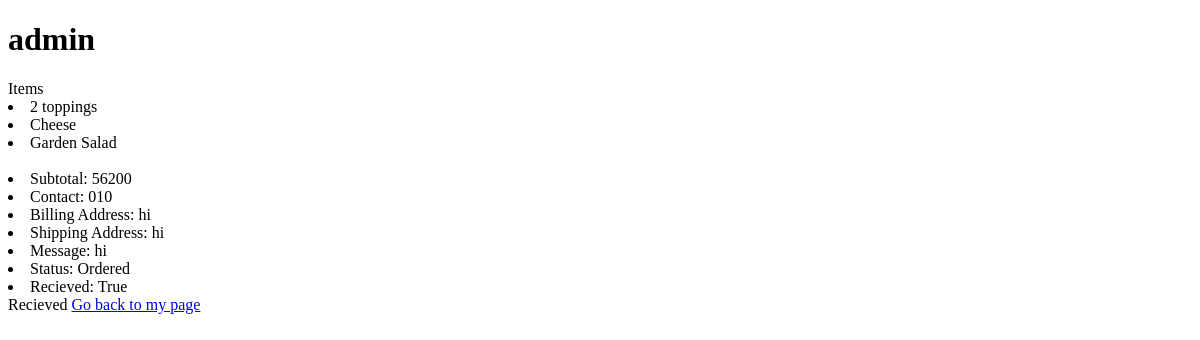
/user/order/1 (signed in), run on an earlier commit of the app's database.
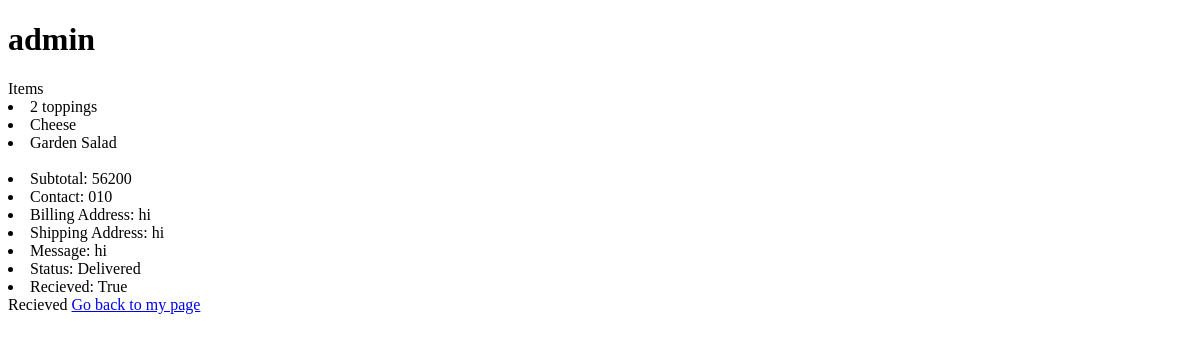
And on a later commit of the database.
### orders/models.py (models this page shows, shortened)
class Order(models.Model):
    user = models.ForeignKey(User, on_delete=models.CASCADE, related_name='order')
    items = models.ManyToManyField(OrderItem, related_name='order')
    subtotal = models.IntegerField('Shipment Total', default=0)
    order_time = models.DateTimeField('Order placed', default=timezone.now)
    contact = models.CharField(max_length=100)
    billing_address = models.CharField(max_length=100)
    shipping_address = models.CharField(max_length=100)
    message = models.CharField(max_length=50, blank=True)
    ORDERED = 'Ordered'
    SHIPPING = 'On Shipping'
    DELIVERED = 'Delivered'
    STATUS_CHOCIES = (
        (ORDERED, 'Ordered'),
        (SHIPPING, 'On Shipping'),
        (DELIVERED, 'Delivered')
    )
    status = models.CharField(max_length=16, choices=STATUS_CHOCIES, default=ORDERED)
    recieved = models.BooleanField(default=False)

### orders/views.py (the view)
# urls.py: path('user/order/<int:order_id>', views.order_detail, name='order_detail'),
@login_required(login_url='/login')
def order_detail(request, order_id):
    if request.user.is_superuser:
        order = Order.objects.get(pk=order_id)
    else:
        try:
            order = Order.objects.get(pk=order_id, user=request.user)
        except Order.DoesNotExist:
            return HttpResponseNotFound()
    context = {
        "order": order
    }
    return render(request, 'orders/orderDetail.html', context)

### orders/templates/orders/orderDetail.html
{% extends 'base_orders.html' %}
{% block body %}
<h1>{{ request.user.username}}</h1>
Items
{% for order_item in order.items.all %}
    <li>{{ order_item.item.name }}</li>
{% endfor %}
<br>
<li>Subtotal: {{ order.subtotal }}</li>
<li>Contact: {{ order.contact }}</li>
<li>Billing Address: {{ order.billing_address }}</li>
<li>Shipping Address: {{ order.shipping_address }}</li>
<li>Message: {{ order.message }}</li>
<li>Status: {{ order.status }}</li>
<li>Recieved: {{ order.recieved }}</li>
{% if not order.recieved %}
    <form action="{% url 'order_list' %}", method="POST">
    {% csrf_token %}
        <button name="recieved" value="{{ order.id }}">Recieved</button>
    </form>
    {% else %}
        Recieved
{% endif %}
<a href="{% url 'order_list' %}">Go back to my page</a>
{% endblock %}

What changed in the data, as far as the page shows it:
changed Order "hi": status "Ordered" → "Delivered"
